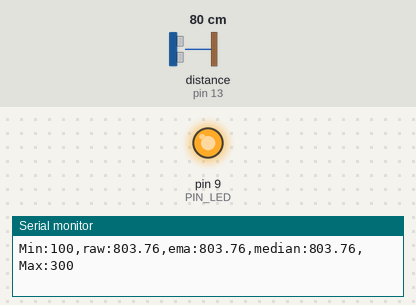
Bench run of a sketch on a simulated Arduino Uno, built with avr-gcc and run on an emulated ATmega328P. Shown: output pins drawn as LEDs (lit = HIGH), the last lines printed to the serial monitor. Wiring (inferred from the names in the program): ultrasonic range finder: trigger pin 12; echo pin 13. The inputs (shaded band) are chosen by the test bench; at power-on: distance to the obstacle (sensor on pin 13) 80 cm. The echo pulse lasts 58.3 µs per cm; pins used as bus, display or sensor lines are not drawn.

Above: at 1.2 s.
1.3 s: distance to the obstacle (sensor on pin 13) set to 18 cm
At 2.2 s:
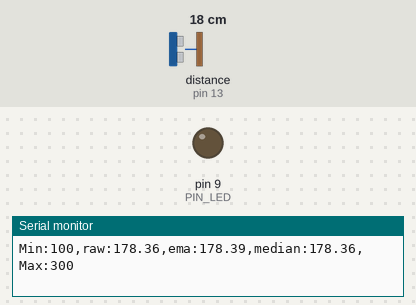
2.8 s: distance to the obstacle (sensor on pin 13) set to 2 cm
At 3.3 s:
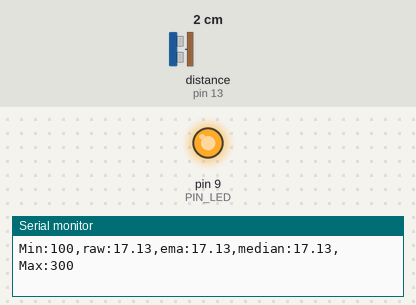
Timing chart, 0 to 5.8 s (numbered marks = the images above; inputs shaded):
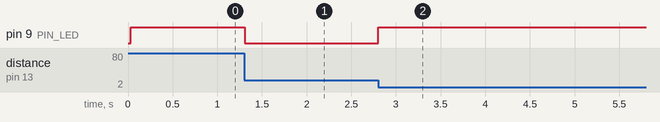

Measured:
- after the input at 1.3 s, pin 9 (PIN_LED): HIGH → LOW at once
- after the input at 2.8 s, pin 9 (PIN_LED): LOW → HIGH at once

The sketch:

09_challenge_1.ino
```cpp
// Arduino pin assignment
#define PIN_LED  9
#define PIN_TRIG 12
#define PIN_ECHO 13

// configurable parameters
#define SND_VEL 346.0     // sound velocity at 24 celsius degree (unit: m/sec)
#define INTERVAL 25       // sampling interval (unit: msec)
#define PULSE_DURATION 10 // ultra-sound Pulse Duration (unit: usec)
#define _DIST_MIN 100     // minimum distance to be measured (unit: mm)
#define _DIST_MAX 300     // maximum distance to be measured (unit: mm)

#define TIMEOUT ((INTERVAL / 2) * 1000.0) // maximum echo waiting time (unit: usec)
#define SCALE (0.001 * 0.5 * SND_VEL)     // coefficent to convert duration to distance

#define _EMA_ALPHA 0.8    // EMA weight of new sample (range: 0 to 1)

// N=3, 10, 30 variables
#define MEDIAN_N 10

// global variables
unsigned long last_sampling_time;   // unit: msec
float dist_ema;                     // EMA distance
float dist_median;                  // Median distance

// 중위수 필터용 버퍼 및 인덱스
float raw_buffer[MEDIAN_N];
int buffer_idx = 0;

// 프로토타입 선언
float USS_measure(int TRIG, int ECHO);

void setup() {
  // initialize GPIO pins
  pinMode(PIN_LED, OUTPUT);
  pinMode(PIN_TRIG, OUTPUT);
  pinMode(PIN_ECHO, INPUT);
  digitalWrite(PIN_TRIG, LOW);

  // initialize serial port
  Serial.begin(57600);

  last_sampling_time = millis();
}

// 오름차순 정렬
void sort_array(float arr[], int n) {
  for (int i = 0; i < n - 1; i++) {
    for (int j = 0; j < n - i - 1; j++) {
      if (arr[j] > arr[j + 1]) {
        float temp = arr[j];
        arr[j] = arr[j + 1];
        arr[j + 1] = temp;
      }
    }
  }
}

// Median Calculation Function
float get_median(float new_val) {
  raw_buffer[buffer_idx] = new_val;
  buffer_idx = (buffer_idx + 1) % MEDIAN_N;

  float sorted[MEDIAN_N];
  for (int i = 0; i < MEDIAN_N; i++) {
    sorted[i] = raw_buffer[i];
  }

  sort_array(sorted, MEDIAN_N);
  return sorted[MEDIAN_N / 2];
}

void loop() {
  float dist_raw;

  // wait until next sampling time.
  if (millis() < last_sampling_time + INTERVAL)
    return;

  // 센서 raw 측정값 읽기
  dist_raw = USS_measure(PIN_TRIG, PIN_ECHO);

  // [직전 유효값 사용 코드 제거] raw 데이터에 중위수 필터 적용
  dist_median = get_median(dist_raw);

  // EMA calculation
  dist_ema = _EMA_ALPHA * dist_raw + (1.0 - _EMA_ALPHA) * dist_ema;

  // output the read value to the serial port
  Serial.print("Min:");      Serial.print(_DIST_MIN);
  Serial.print(",raw:");     Serial.print(dist_raw);
  Serial.print(",ema:");     Serial.print(dist_ema);
  Serial.print(",median:");  Serial.print(dist_median);
  Serial.print(",Max:");     Serial.print(_DIST_MAX);
  Serial.println("");

  // LED 제어
  if ((dist_raw < _DIST_MIN) || (dist_raw > _DIST_MAX))
    digitalWrite(PIN_LED, 1);       // LED OFF
  else
    digitalWrite(PIN_LED, 0);       // LED ON

  // update last sampling time
  last_sampling_time += INTERVAL;
}

// get a distance reading from USS. return value is in millimeter.
float USS_measure(int TRIG, int ECHO)
{
  digitalWrite(TRIG, HIGH);
  delayMicroseconds(PULSE_DURATION);
  digitalWrite(TRIG, LOW);

  return pulseIn(ECHO, HIGH, TIMEOUT) * SCALE; // unit: mm
}
```
